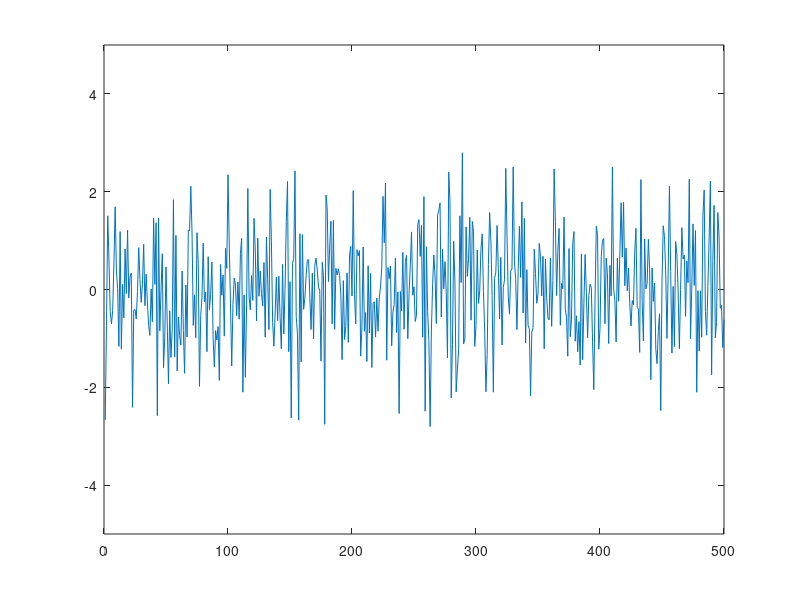
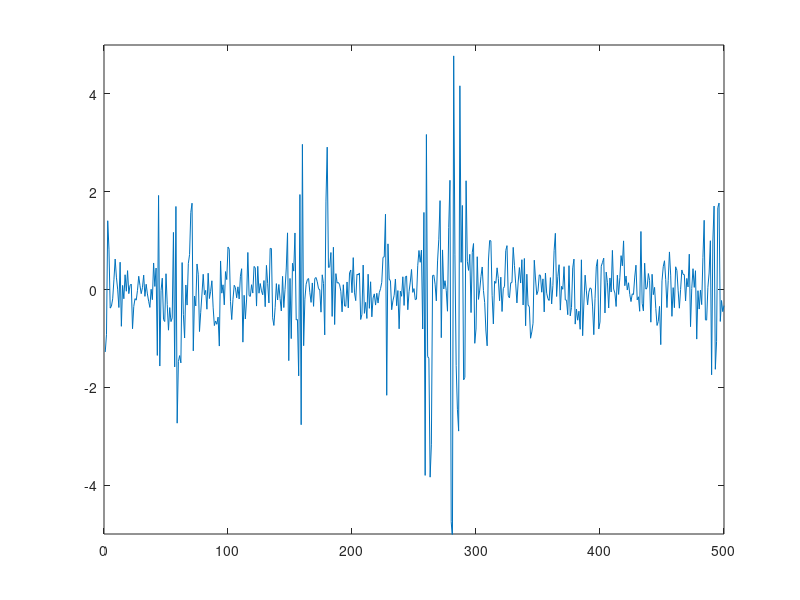
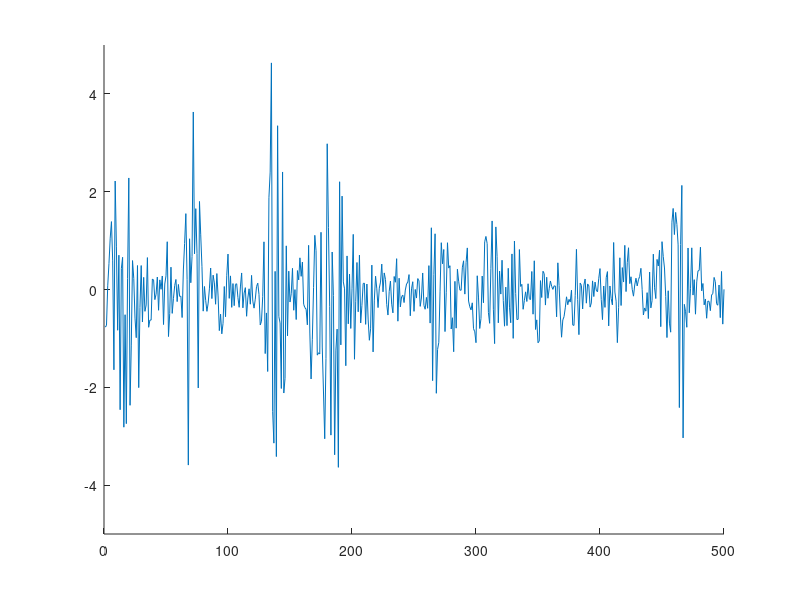

Here is the MATLAB script that generated these plots, in order:
rng(1); % Fix the random number generator (for reproducibility)
%% Gaussian noise
numData = 500; % Length of time series
errors = randn(numData,1); % Normally distributed numbers

% Plot Gaussian white noise
plot(errors)
axis([0 500 -5 5])

%% ARCH(1) process
% ARCH coefficients
omega = 0.1; 
alpha = 0.9;

% Create an array for conditional variance
sigma = zeros(numData,1);
sigma(1) = 0.4791;%sqrt(0.01); % Initial volatility (sqrt(variance)) value

% Evaluate conditional volatility 
for i=2:numData
    sigma(i) = sqrt( omega + alpha*(errors(i-1)*sigma(i-1))^2 );
end
% Data that follows ARCH(1) process
ARCH1 = errors.*sigma;
figure(2)
plot(ARCH1)
axis([0 500 -5 5])

%% ARCH(4) process
% Length of time series (add 4 (ARCH4) to make simulated series 
% length 500)
numData = 500+4; 
errors = randn(numData,1); % Normally distributed numbers

% ARCH coefficients
omega = 0.1; 
alpha1 = 0.36;
alpha2 = 0.27;
alpha3 = 0.18;
alpha4 = 0.09;

% Create an array for conditional variance
sigma = zeros(numData,1);
sigma(1) = sqrt(0.01); % Initial volatility (sqrt(variance)) value
sigma(2) = sigma(1);
sigma(3) = sigma(1);
sigma(4) = sigma(1);
% Evaluate conditional volatility 
for i=5:numData
    sigma(i) = sqrt( omega + alpha1*(errors(i-1)*sigma(i-1))^2+...
        alpha2*(errors(i-2)*sigma(i-2))^2+...
        alpha3*(errors(i-3)*sigma(i-3))^2+...
        alpha4*(errors(i-4)*sigma(i-4))^2);
end
% Data that follows ARCH(4) process
ARCH4 = errors(5:end).*sigma(5:end);
figure(3)
hold on, plot(ARCH4)
axis([0 500 -5 5])